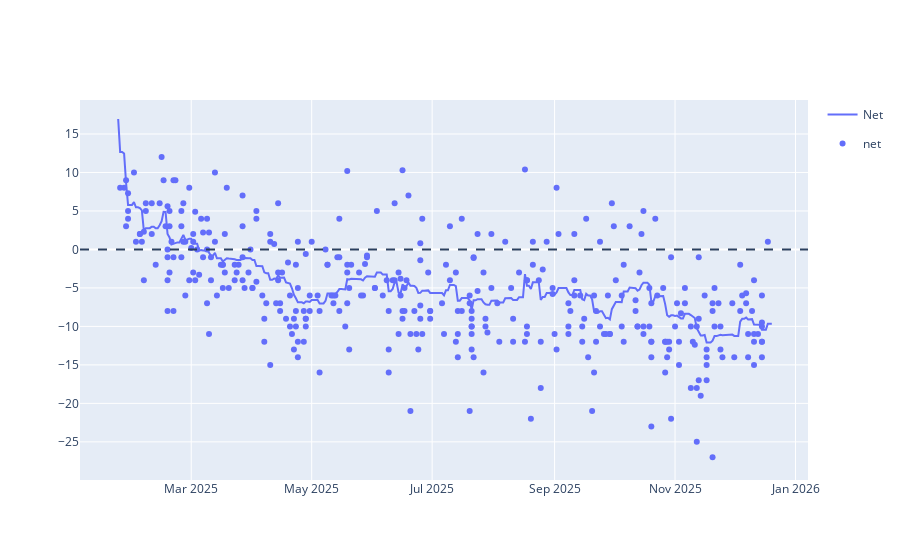

Notebook source saved alongside this figure:
### Code cell
line = px.line(approval_avg, x='Date', y=['Net'])
scatter = px.scatter(polls_df[polls_df['end_date'] >= pd.to_datetime('2025-01-24')], x='end_date', y=['net'])
                     #trendline='lowess', trendline_options=dict(frac=0.2))
fig = go.Figure(data=line.data + scatter.data)
fig.add_hline(y=0, line_dash='dash')
fig.show()

### Figure 1 — Plotly figure (JSON) as saved in the notebook; plotly's stock layout.template omitted (floating-point values rounded to 4 significant figures; data arrays with more than 128 entries replaced by an {"elided": "..."} marker saying what was removed)
{"data": [{"hovertemplate": "variable=Net<br>Date=%{x}<br>value=%{y}<extra></extra>", "legendgroup": "Net", "line": {"color": "#636efa", "dash": "solid"}, "marker": {"symbol": "circle"}, "mode": "lines", "name": "Net", "orientation": "v", "showlegend": true, "type": "scatter", "x": {"elided": "332 str values"}, "xaxis": "x", "y": {"elided": "332 float values"}, "yaxis": "y"}, {"hovertemplate": "variable=net<br>end_date=%{x}<br>value=%{y}<extra></extra>", "legendgroup": "net", "marker": {"color": "#636efa", "symbol": "circle"}, "mode": "markers", "name": "net", "orientation": "v", "showlegend": true, "type": "scatter", "x": {"elided": "368 str values"}, "xaxis": "x", "y": {"elided": "368 float values"}, "yaxis": "y"}], "layout": {"shapes": [{"line": {"dash": "dash"}, "type": "line", "x0": 0, "x1": 1, "xref": "x domain", "y0": 0, "y1": 0, "yref": "y"}]}}
